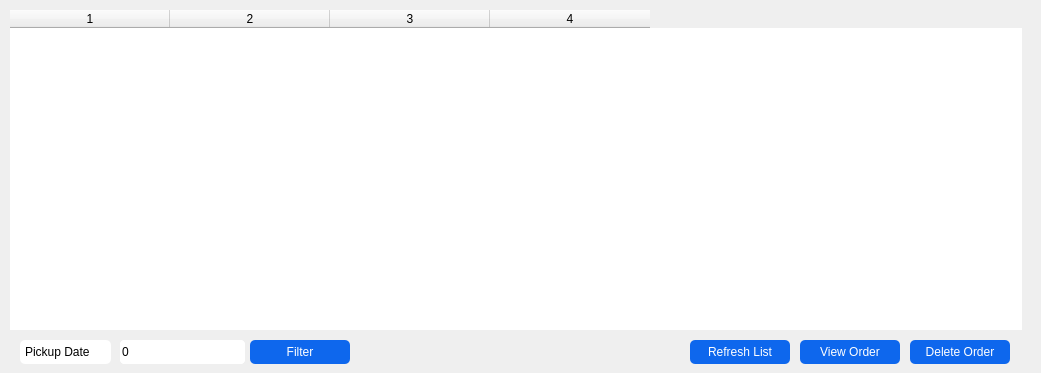
   <widget class="QWidget" name="tab_4">
    <attribute name="title">
     <string>Order Management</string>
    </attribute>
    <widget class="QPushButton" name="ViewOrderBtn">
     <property name="geometry">
      <rect>
       <x>800</x>
       <y>340</y>
       <width>100</width>
       <height>24</height>
      </rect>
     </property>
     <property name="styleSheet">
      <string notr="true">QPushButton{
    color: white;
    background-color: #0e67ed;
    border-radius: 5px;
    padding: 5px;
}</string>
     </property>
     <property name="text">
      <string>View Order</string>
     </property>
    </widget>
    <widget class="QPushButton" name="RefreshOrderBtn">
     <property name="geometry">
      <rect>
       <x>690</x>
       <y>340</y>
       <width>100</width>
       <height>24</height>
      </rect>
     </property>
     <property name="styleSheet">
      <string notr="true">QPushButton{
    color: white;
    background-color: #0e67ed;
    border-radius: 5px;
    padding: 5px;
}</string>
     </property>
     <property name="text">
      <string>Refresh List</string>
     </property>
    </widget>
    <widget class="QPushButton" name="DelOrderBtn">
     <property name="geometry">
      <rect>
       <x>910</x>
       <y>340</y>
       <width>100</width>
       <height>24</height>
      </rect>
     </property>
     <property name="styleSheet">
      <string notr="true">QPushButton{
    color: white;
    background-color: #0e67ed;
    border-radius: 5px;
    padding: 5px;
}</string>
     </property>
     <property name="text">
      <string>Delete Order</string>
     </property>
    </widget>
    <widget class="QTableWidget" name="OrdersTable">
     <property name="geometry">
      <rect>
       <x>0</x>
       <y>0</y>
       <width>1032</width>
       <height>340</height>
      </rect>
     </property>
     <property name="styleSheet">
      <string notr="true">QTableWidget{
    padding: 10px;
    border-radius: 5px;
}</string>
     </property>
     <property name="sizeAdjustPolicy">
      <enum>QAbstractScrollArea::AdjustToContents</enum>
     </property>
     <property name="editTriggers">
      <set>QAbstractItemView::NoEditTriggers</set>
     </property>
     <property name="selectionMode">
      <enum>QAbstractItemView::SingleSelection</enum>
     </property>
     <property name="selectionBehavior">
      <enum>QAbstractItemView::SelectRows</enum>
     </property>
     <property name="showGrid">
      <bool>false</bool>
     </property>
     <property name="cornerButtonEnabled">
      <bool>false</bool>
     </property>
     <property name="columnCount">
      <number>4</number>
     </property>
     <attribute name="horizontalHeaderDefaultSectionSize">
      <number>160</number>
     </attribute>
     <attribute name="verticalHeaderVisible">
      <bool>false</bool>
     </attribute>
     <attribute name="verticalHeaderMinimumSectionSize">
      <number>18</number>
     </attribute>
     <attribute name="verticalHeaderDefaultSectionSize">
      <number>18</number>
     </attribute>
     <attribute name="verticalHeaderHighlightSections">
      <bool>false</bool>
     </attribute>
     <column/>
     <column/>
     <column/>
     <column/>
    </widget>
    <widget class="QComboBox" name="filter">
     <property name="geometry">
      <rect>
       <x>20</x>
       <y>340</y>
       <width>91</width>
       <height>24</height>
      </rect>
     </property>
     <property name="styleSheet">
      <string notr="true">QGroupBox{
border: 0;
}
QComboBox{
border-radius: 5px;
padding: 5px;
}
QComboBox::drop-down { 
	width: 0px; 
}</string>
     </property>
     <item>
      <property name="text">
       <string>Pickup Date</string>
      </property>
     </item>
     <item>
      <property name="text">
       <string>Status</string>
      </property>
     </item>
     <item>
      <property name="text">
       <string>Name</string>
      </property>
     </item>
     <item>
      <property name="text">
       <string>Id</string>
      </property>
     </item>
    </widget>
    <widget class="QLineEdit" name="keyWordText">
     <property name="enabled">
      <bool>true</bool>
     </property>
     <property name="geometry">
      <rect>
       <x>120</x>
       <y>340</y>
       <width>125</width>
       <height>24</height>
      </rect>
     </property>
     <property name="styleSheet">
      <string notr="true">QLineEdit{
    border-radius: 5px;
    }</string>
     </property>
     <property name="inputMethodHints">
      <set>Qt::ImhNone</set>
     </property>
    </widget>
    <widget class="QDateEdit" name="keyWordDate">
     <property name="geometry">
      <rect>
       <x>120</x>
       <y>340</y>
       <width>125</width>
       <height>24</height>
      </rect>
     </property>
     <property name="styleSheet">
      <string notr="true">QDateEdit{
    border-radius: 5px;
    }</string>
     </property>
     <property name="buttonSymbols">
      <enum>QAbstractSpinBox::NoButtons</enum>
     </property>
    </widget>
    <widget class="QComboBox" name="keywordSelect">
     <property name="geometry">
      <rect>
       <x>120</x>
       <y>340</y>
       <width>125</width>
       <height>24</height>
      </rect>
     </property>
     <property name="styleSheet">
      <string notr="true">QGroupBox{
border: 0;
}
QComboBox{
border-radius: 5px;
padding: 5px;
}
QComboBox::drop-down { 
	width: 0px; 
}</string>
     </property>
     <item>
      <property name="text">
       <string>ordered</string>
      </property>
     </item>
     <item>
      <property name="text">
       <string>prepared</string>
      </property>
     </item>
     <item>
      <property name="text">
       <string>complete</string>
      </property>
     </item>
    </widget>
    <widget class="QPushButton" name="orderFilterButton">
     <property name="geometry">
      <rect>
       <x>250</x>
       <y>340</y>
       <width>100</width>
       <height>24</height>
      </rect>
     </property>
     <property name="styleSheet">
      <string notr="true">QPushButton{
    color: white;
    background-color: #0e67ed;
    border-radius: 5px;
    padding: 5px;
}</string>
     </property>
     <property name="text">
      <string>Filter</string>
     </property>
    </widget>
    <widget class="QSpinBox" name="keywordId">
     <property name="geometry">
      <rect>
       <x>120</x>
       <y>340</y>
       <width>125</width>
       <height>24</height>
      </rect>
     </property>
     <property name="styleSheet">
      <string notr="true">QSpinBox{
    border-radius: 5px;
    }</string>
     </property>
     <property name="buttonSymbols">
      <enum>QAbstractSpinBox::NoButtons</enum>
     </property>
    </widget>
   </widget>
